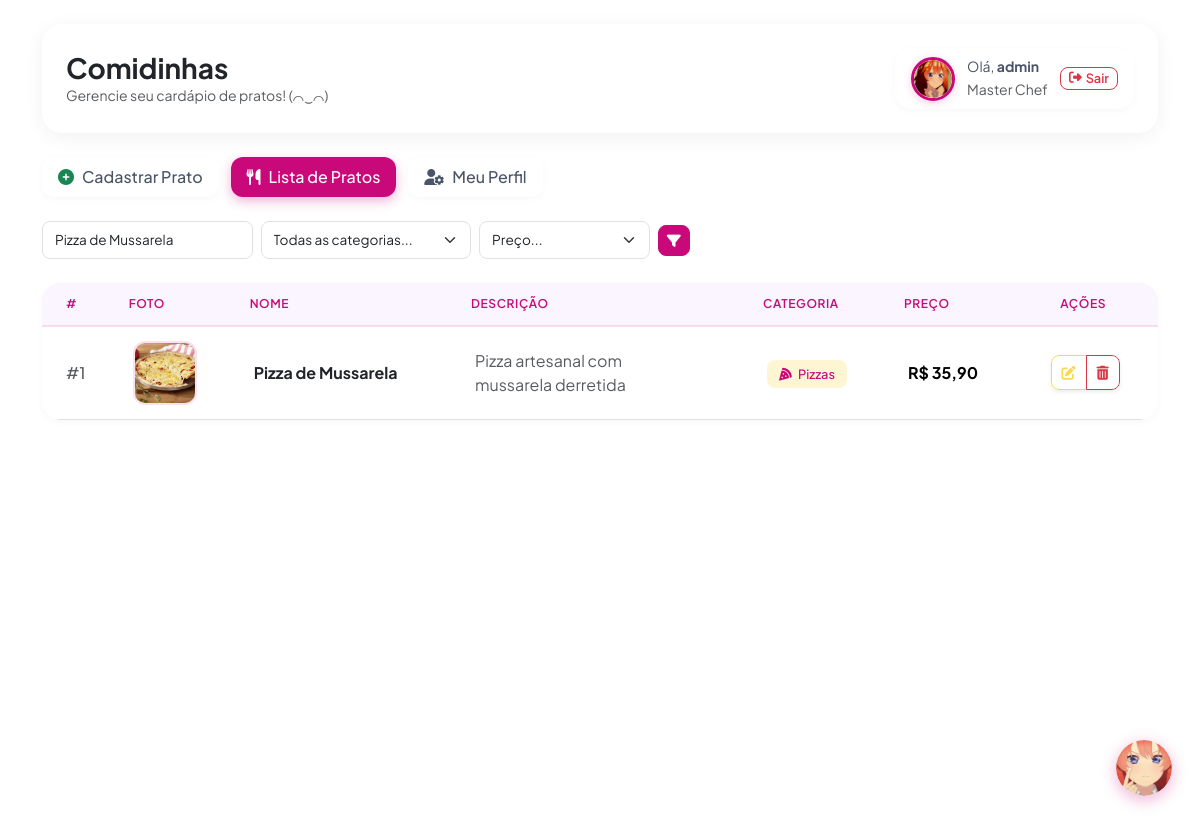
Screenshot of /pages/lista.php?busca=Pizza de Mussarela (signed in) with the database file from the repository.
### tables this page shows
CREATE TABLE `comidinhas` (
  `id` int(11) NOT NULL,
  `nome` varchar(100) NOT NULL,
  `descricao` varchar(255) NOT NULL,
  `preco` decimal(10,2) NOT NULL DEFAULT 0.00,
  `id_categoria` int(11) NOT NULL,
  `imagem` varchar(255) DEFAULT NULL
);

CREATE TABLE `categorias` (
  `id` int(11) NOT NULL,
  `nome` varchar(100) NOT NULL,
  `icone` varchar(100) NOT NULL DEFAULT 'fa-utensils'
);

### public/pages/lista.php (the view, shortened to what this page needs)
<?php
include __DIR__ . '/../../api/config/conexao.php';
$busca      = $_GET['busca'] ?? '';
$filtro_ord = $_GET['filtro_ord'] ?? '';
$status     = $_GET['status'] ?? '';
$erro       = $_GET['erro'] ?? '';
$itensPorPagina = 8;
$paginaAtual    = max(1, (int)($_GET['pagina'] ?? 1));
$sqlTotal     = "SELECT COUNT(*) as total FROM comidinhas WHERE 1=1";
$paramsTotal  = [];
$typesTotal   = '';
if (!empty($busca))
{
    $sqlTotal     .= " AND nome LIKE ?";
    $paramsTotal[] = "%{$busca}%";
    $typesTotal   .= 's';
}
$stmtTotal = mysqli_prepare($con, $sqlTotal);
if (!empty($typesTotal))
{
    mysqli_stmt_bind_param($stmtTotal, $typesTotal, ...$paramsTotal);
}
mysqli_stmt_execute($stmtTotal);
$totalRegistros = mysqli_fetch_assoc(mysqli_stmt_get_result($stmtTotal))['total'];
$totalPaginas   = max(1, (int) ceil($totalRegistros / $itensPorPagina));
$paginaAtual    = min($paginaAtual, $totalPaginas);
$offset         = ($paginaAtual - 1) * $itensPorPagina;
$sqlPratos = "SELECT c.*, cat.nome as categoria, cat.icone as categoria_icone
              FROM comidinhas c
              LEFT JOIN categorias cat ON c.id_categoria = cat.id
              WHERE 1=1";
$params = [];
$types  = '';
if (!empty($busca))
{
    $sqlPratos .= " AND c.nome LIKE ?";
    $params[]   = "%{$busca}%";
    $types     .= 's';
}
if ($filtro_ord === 'preco_asc')
{
    $sqlPratos .= " ORDER BY c.preco ASC";
}
elseif ($filtro_ord === 'preco_desc')
{
    $sqlPratos .= " ORDER BY c.preco DESC";
}
else
{
    $sqlPratos .= " ORDER BY c.id DESC";
}
$sqlPratos .= " LIMIT ? OFFSET ?";
$params[]   = $itensPorPagina;
$types     .= 'i';
$params[]   = $offset;
$types     .= 'i';
$stmtPratos = mysqli_prepare($con, $sqlPratos);
mysqli_stmt_bind_param($stmtPratos, $types, ...$params);
mysqli_stmt_execute($stmtPratos);
$pratos = mysqli_stmt_get_result($stmtPratos);
?>
<!DOCTYPE html>
<html lang="pt-BR">
<head>
    <link href="https://cdn.jsdelivr.net/npm/bootstrap@5.3.2/dist/css/bootstrap.min.css" rel="stylesheet">
    <link href="https://cdnjs.cloudflare.com/ajax/libs/font-awesome/6.4.2/css/all.min.css" rel="stylesheet">
    <link href="https://cdn.jsdelivr.net/npm/sweetalert2@11/dist/sweetalert2.min.css" rel="stylesheet">
    <link rel="stylesheet" href="../assets/css/pages/lista.css">
</head>
<body data-status="<?= htmlspecialchars($status) ?>"
      data-erro="<?= htmlspecialchars($erro) ?>">
<div class="container mt-4">
    <div class="hero-card p-4 mb-4 d-flex flex-column flex-md-row justify-content-between align-items-md-center gap-3">
        <div>
            <h1 class="h3 fw-bold text-dark m-0">Comidinhas</h1>
            <p class="text-muted small m-0">Gerencie seu cardápio de pratos! (⌒‿⌒)</p>
        </div>
        <?php include __DIR__ . '/../components/header_usuario.php'; ?>
    </div>
    <div class="mb-4">
        <ul class="nav nav-pills">
            <li class="nav-item">
                <a class="nav-link" href="cadastro_pratos.php">
                    <i class="fa-solid fa-circle-plus text-success me-2"></i>Cadastrar Prato
                </a>
            </li>
            <li class="nav-item">
                <a class="nav-link active" href="#">
                    <i class="fa-solid fa-utensils me-2"></i>Lista de Pratos
                </a>
            </li>
            <li class="nav-item">
                <a class="nav-link" href="perfil.php">
                    <i class="fa-solid fa-user-gear me-2"></i>Meu Perfil
                </a>
            </li>
        </ul>
    </div>
    <div class="row g-2 align-items-center mb-4">
        <div class="col-md-7 col-12">
            <form method="GET" action="lista.php" class="row g-2 justify-content-md-end align-items-center search-form">
                <div class="col-sm-4 col-6">
                    <input type="text" name="busca"
                           class="form-control form-control-sm border rounded-3"
                           placeholder="🔍 Buscar por nome..."
                           value="<?= htmlspecialchars($busca) ?>">
                </div>
                <div class="col-sm-4 col-6">
                    <select name="filtro_cat" class="form-select form-select-sm border rounded-3">
                        <option value="">Todas as categorias...</option>
                    </select>
                </div>
                <div class="col-sm-4 col-12">
                    <div class="filtro-preco-wrapper">
                        <select name="filtro_ord" class="form-select form-select-sm border rounded-3">
                            <option value="">Preço...</option>
                        </select>
                        <button type="submit" class="btn btn-sm btn-primary text-white rounded-3 btn-filtro" title="Filtrar">
                            <i class="fa-solid fa-filter"></i>
                        </button>
                    </div>
                </div>
            </form>
        </div>
    </div>
    <div class="card main-card bg-white">
        <div class="table-responsive">
            <table class="table table-itsuki align-middle mb-0">
                <thead>
                    <tr>
                        <th class="ps-4">#</th>
                        <th>Foto</th>
                        <th>Nome</th>
                        <th>Descrição</th>
                        <th>Categoria</th>
                        <th>Preço</th>
                        <th class="text-center pe-4">Ações</th>
                    </tr>
                </thead>
                <tbody>
                    <?php while ($linha = mysqli_fetch_array($pratos)): ?>
                    <tr>
                        <td class="ps-4 text-muted fw-medium">#<?= $linha['id'] ?></td>
                        <td>
                            <?php
                                $caminhoImagem = !empty($linha['imagem'])
                                    ? '../assets/img/pratos/' . htmlspecialchars($linha['imagem'])
                                    : '../assets/img/pratos/prato_padrao.png';
                            ?>
                            <img src="<?= $caminhoImagem ?>"
                                 class="produto-img-table"
                                 alt="Foto do prato"
                                 data-product-name="<?= htmlspecialchars($linha['nome']) ?>"
                                 data-product-src="<?= $caminhoImagem ?>"
                                 onerror="this.onerror=null;this.src='../assets/img/pratos/prato_padrao.png';">
                        </td>
                        <td><span class="fw-bold text-dark"><?= htmlspecialchars($linha['nome']) ?></span></td>
                        <td>
                            <span class="text-muted" style="max-width: 200px; display: -webkit-box; -webkit-line-clamp: 2; -webkit-box-orient: vertical; overflow: hidden;">
                                <?= htmlspecialchars($linha['descricao']) ?>
                            </span>
                        </td>
                        <td>
                            <span class="badge-categoria">
                                <?php if (!empty($linha['categoria'])): ?>
                                    <i class="fa-solid <?= htmlspecialchars($linha['categoria_icone'] ?? 'fa-utensils') ?> me-1"></i>
                                <?php endif; ?>
                                <?= htmlspecialchars($linha['categoria'] ?? 'Sem categoria') ?>
                            </span>
                        </td>
                        <td class="preco-col">
                            R$ <?= number_format((float) $linha['preco'], 2, ',', '.') ?>
                        </td>
                        <td class="text-center pe-4">
                            <div class="btn-group btn-group-sm rounded-3 overflow-hidden shadow-sm">
                                <a href="editar.php?id=<?= $linha['id'] ?>" class="btn btn-editar" title="Editar">
                                    <i class="fa-solid fa-pen-to-square"></i>
                                </a>
                                <button type="button" class="btn btn-excluir" title="Excluir"
                                        onclick="confirmarExclusao(<?= $linha['id'] ?>, '<?= htmlspecialchars(addslashes($linha['nome'])) ?>')">
                                    <i class="fa-solid fa-trash-can"></i>
                                </button>
                            </div>
                        </td>
                    </tr>
                    <?php endwhile; ?>
                </tbody>
            </table>
        </div>
    </div>
</div>
</body>
</html>

### public/assets/css/pages/lista.css (style rules this page uses)
.table-responsive { border-radius: var(--radius-xl); overflow: hidden; }
.table { margin-bottom: 0; }
.table thead th { padding: 0.75rem; border-bottom: 2px solid var(--itsuki-primary-light); background-color: #faf5ff; color: var(--itsuki-primary); font-size: 0.75rem; font-weight: 600; letter-spacing: 0.05em; text-transform: uppercase; }
.table td { padding: 0.75rem; vertical-align: middle; }
.btn-editar { padding: 6px 10px; border: 1px solid var(--itsuki-gold); border-radius: var(--radius-sm); background: transparent; color: var(--itsuki-gold); transition: all var(--transition-fast); }
.btn-excluir { padding: 6px 10px; border: 1px solid var(--color-danger); border-radius: var(--radius-sm); background: transparent; color: var(--color-danger); transition: all var(--transition-fast); }
.search-form .form-control, .search-form .form-select { padding: 0.5rem 0.75rem; border: 1px solid var(--border-color); border-radius: var(--radius-md); font-size: 0.85rem; }
.preco-col { color: var(--itsuki-primary); font-weight: 700; white-space: nowrap; }

### public/assets/css/global.css (style rules this page uses)
body { min-height: 100vh; color: var(--text-secondary); font-family: 'Plus Jakarta Sans', sans-serif; background-image: url("../img/global/fundo.png"); background-size: cover; background-attachment: fixed; background-position: center; background-repeat: no-repeat; }
.table-itsuki > thead { background: var(--itsuki-primary-light); }
.table-itsuki > thead th { border-bottom: 2px solid var(--itsuki-primary); padding: 0.85rem 1rem; color: var(--itsuki-primary); font-size: 0.75rem; font-weight: 700; letter-spacing: 0.5px; text-transform: uppercase; white-space: nowrap; }
.table-itsuki > tbody tr { transition: background-color 0.2s ease; }
.table-itsuki > tbody td { padding: 0.85rem 1rem; vertical-align: middle; }
.table-itsuki .produto-img-table { width: 64px; height: 64px; border: 2px solid var(--itsuki-primary-light); border-radius: 12px; object-fit: cover; cursor: zoom-in; transition: all 0.25s ease; }
.filtro-preco-wrapper { display: flex; align-items: center; gap: 0.5rem; }
.filtro-preco-wrapper .form-select { flex: 1; }
.filtro-preco-wrapper .btn-filtro { white-space: nowrap; }

### public/assets/css/components.css (style rules this page uses)
.hero-card { background: var(--bg-card); border-radius: var(--radius-xl); box-shadow: var(--shadow-md); border: none; }
.nav-pills { gap: 0.75rem; }
.nav-pills .nav-link { background: var(--bg-card); border-radius: var(--radius-md); box-shadow: var(--shadow-sm); color: var(--text-secondary); font-weight: 500; transition: all var(--transition-fast); }
.nav-pills .nav-link.active { background: var(--itsuki-primary); color: var(--text-on-primary); box-shadow: 0 4px 12px rgba(201, 8, 121, 0.3); }
.nav-pills .nav-link.active i { color: #fff !important; }
.btn-primary { background: var(--itsuki-primary); border-color: var(--itsuki-primary); border-radius: var(--radius-md); font-weight: 600; transition: all var(--transition-fast); }
.main-card { background: var(--bg-card); border-radius: var(--radius-xl); box-shadow: var(--shadow-sm); border: none; }
.table thead th { border-bottom: 2px solid var(--itsuki-primary-light); }
.badge-categoria { padding: 6px 12px; border-radius: var(--radius-sm); color: var(--itsuki-primary); font-size: 0.8rem; font-weight: 500; background-color: var(--itsuki-gold-light); }

### public/assets/css/variables.css (style rules this page uses)
:root { --itsuki-primary: #c90879; --itsuki-secondary: #f23078; --itsuki-light: #fffade; --itsuki-yellow: #f5f05f; --itsuki-gold: #fcd74e; --itsuki-primary-hover: #a80665; --itsuki-primary-light: rgba(201, 8, 121, 0.12); --itsuki-secondary-light: rgba(242, 48, 120, 0.15); --itsuki-gold-light: rgba(252, 215, 78, 0.25); --color-success: #28a745; --color-success-light: rgba(40, 167, 69, 0.15); --color-danger: #dc3545; --color-danger-light: rgba(220, 53, 69, 0.15); --color-warning: #ffc107; --color-info: #c90879; --text-primary: #1a1a2e; --text-secondary: #4a5568; --text-muted: #a0aec0; --text-on-primary: #fff; --bg-card: #fff; --bg-card-overlay: rgba(255, 255, 255, 0.95); --bg-body: #f5f0ff; --bg-input: #fff; --border-color: #dee2e6; --border-focus: var(--itsuki-primary); --shadow-sm: 0 2px 8px rgba(0, 0, 0, 0.03); --shadow-md: 0 4px 20px rgba(0, 0, 0, 0.06); --shadow-lg: 0 10px 30px rgba(0, 0, 0, 0.1); --shadow-hover: 0 6px 24px rgba(201, 8, 121, 0.12); --radius-sm: 8px; --radius-md: 12px; --radius-lg: 16px; --radius-xl: 20px; --radius-2xl: 24px; --transition-fast: 0.15s ease; --transition-normal: 0.25s ease; }

### rows the page displays
comidinhas: id "1", imagem (picture), nome "Pizza de Mussarela", descricao "Pizza artesanal com mussarela derretida", id_categoria.nome "Pizzas", preco "35,90"

### other values shown
$nomeUsuario "admin"
